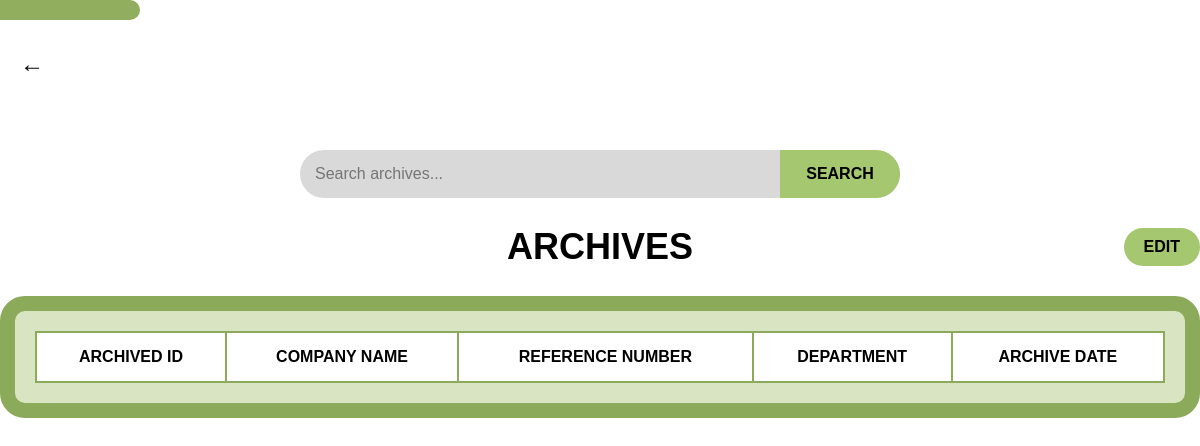
The app's page /AGQ/agq_archive.php, older data.
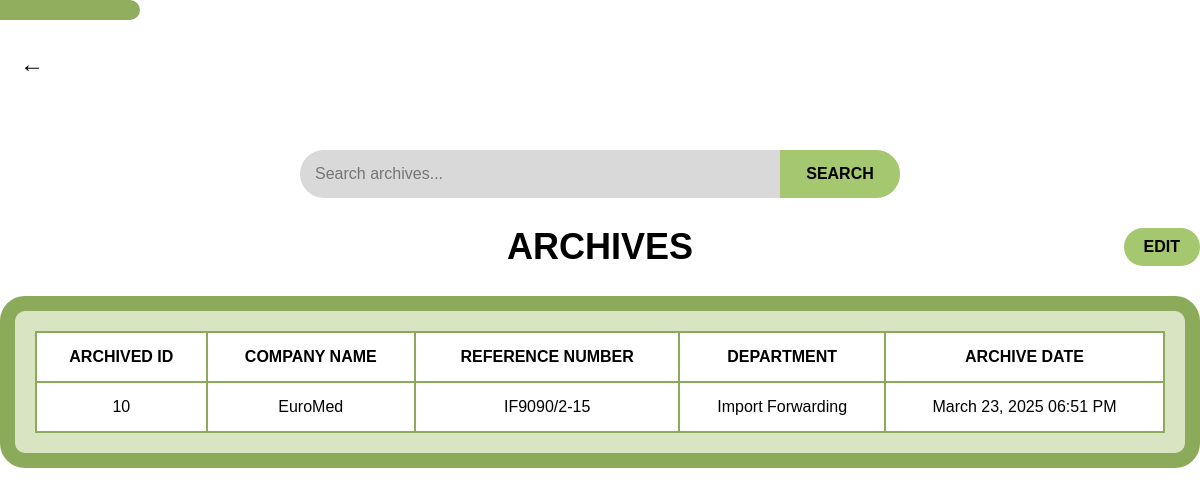
The same page, newer data.
### tables this page shows
CREATE TABLE `tbl_archive` (
  `archive_id` int(11) NOT NULL,
  `Company_name` varchar(25) NOT NULL,
  `RefNum` varchar(25) DEFAULT NULL,
  `Department` varchar(25) DEFAULT NULL,
  `archive_date` timestamp NOT NULL DEFAULT current_timestamp() ON UPDATE current_timestamp()
);

### AGQ/agq_archive.php (the view, shortened to what this page needs)
<?php
require 'db_agq.php';
if (isset($_GET['search'])) {
    $searchTerm = "%" . $_GET['search'] . "%";
    $stmt = $conn->prepare("SELECT archive_id, RefNum, Company_name, Department, archive_date FROM tbl_archive
                            WHERE archive_id LIKE ? OR RefNum LIKE ? OR Company_name LIKE ? OR Department LIKE ?");
    if (!$stmt) {
        die(json_encode(["success" => false, "message" => "SQL Error: " . $conn->error]));
    }
    $stmt->bind_param("ssss", $searchTerm, $searchTerm, $searchTerm, $searchTerm);
    $stmt->execute();
    $result = $stmt->get_result();
    $archived = [];
    while ($archive = $result->fetch_assoc()) {
        $archived[] = $archive;
    }
    echo json_encode(["success" => true, "archived" => $archived]);
    exit;
} else {
    $query = "SELECT archive_id, RefNum, Company_name, Department, archive_date FROM tbl_archive";
    $result = $conn->query($query);
    $archived = [];
    while ($archive = $result->fetch_assoc()) {
        $archived[] = $archive;
    }
}
?>
<!DOCTYPE html>
<html lang="en">
<head>
    <link rel="stylesheet" type="text/css" href="../css/archive.css">
</head>
<body>
    <div class="top-container">
        <div class="dept-container">
            <div class="dept-label">
            </div>
        </div>
    </div>
    <a href="agq_dashCatcher.php" style="text-decoration: none; color: black; font-size: x-large; position: absolute; left: 20px; top: 50px;">←</a>
    <div class="search-container">
        <input type="text" class="search-input" placeholder="Search archives..." />
        <button class="search-button" id="search-button">SEARCH</button>
    </div>
    <div class="header-container">
        <div class="table-title">
            <h1>ARCHIVES</h1>
        </div>
        <div class="undo-button-container">
            <button class="undo-button" onclick="openModal()">EDIT</button>
        </div>
    </div>
    <div class="container">
        <table id="archivesTable">
            <thead>
                <tr>
                    <th>ARCHIVED ID</th>
                    <th>COMPANY NAME</th>
                    <th>REFERENCE NUMBER</th>
                    <th>DEPARTMENT</th>
                    <th>ARCHIVE DATE</th>
                </tr>
            </thead>
            <tbody id="tableBody">
                <?php
                foreach ($archived as $row) {
                    $formatted_date = !empty($row['archive_date'])
                        ? date("F d, Y h:i A", strtotime($row['archive_date']))
                        : 'No Date Available';
                    echo "<tr>";
                    echo "<td>" . htmlspecialchars($row["archive_id"]) . "</td>";
                    echo "<td>" . htmlspecialchars($row["Company_name"]) . "</td>";
                    echo "<td>" . htmlspecialchars($row["RefNum"]) . "</td>";
                    echo "<td>" . htmlspecialchars($row["Department"]) . "</td>";
                    echo "<td>" .  $formatted_date  . "</td>";
                    echo "</tr>";
                }
                ?>
            </tbody>
        </table>
    </div>
</body>
</html>

### css/archive.css (style rules this page uses)
* { box-sizing: border-box; }
body { font-family: "IBM Plex Sans", Arial, Helvetica; margin: 0; display: flex; flex-direction: column; align-items: center; min-height: 100vh; }
.top-container { display: flex; flex-direction: row; align-items: flex-start; width: 100%; padding-bottom: 10px; align-items: flex-start; }
.dept-container { position: relative; display: flex; flex-direction: column; justify-content: space-between; height: 120px; width: 100%; }
.dept-label { background-color: rgb(144, 174, 94); color: white; font-size: 14px; text-align: start; padding: 10px 1px; width: fit-content; min-width: 140px; position: absolute; top: 0; left: 0; border-radius: 0 25px 25px 0; display: flex; align-items: center; justify-content: center; }
.search-container { width: 100%; max-width: 600px; margin: 20px 0 30px 0; display: flex; position: relative; }
.search-input { width: 100%; padding: 15px; border: none; border-radius: 25px; background-color: #d9d9d9; font-size: 16px; }
.search-button { position: absolute; right: 0; height: 100%; width: 120px; background-color: #a5c76f; color: black; font-weight: bold; border: none; border-radius: 0 25px 25px 0; cursor: pointer; font-size: 16px; }
.header-container { width: 100%; max-width: 1200px; display: flex; justify-content: space-between; align-items: center; margin-bottom: 30px; position: relative; }
.table-title { position: absolute; left: 0; right: 0; text-align: center; pointer-events: none; }
h1 { font-size: 36px; font-weight: bold; margin: 0; }
.undo-button { background-color: #a5c76f; border: none; color: black; padding: 10px 20px; text-align: center; text-decoration: none; display: inline-block; font-size: 16px; cursor: pointer; border-radius: 25px; z-index: 2; }
button { background-color: #8b9e62; color: white; border: none; padding: 10px; font-size: 16px; font-weight: bold; cursor: pointer; border-radius: 5px; }
.container { width: 100%; max-width: 1200px; background-color: #d8e4c2; border-radius: 25px; padding: 20px; border: 15px solid #8baa5a; margin-bottom: 50px; overflow-x: auto; }
table { width: 100%; border-collapse: collapse; background-color: #e8f0da; min-width: 600px; }
th { background-color: #fff; padding: 15px 10px; text-align: center; font-weight: bold; border: 2px solid #8baa5a; }
tr { background-color: #fff; }
td { padding: 15px 10px; border: 2px solid #8baa5a; height: 30px; text-align: center; }

Row changes from the older to the newer data that the page shows:
added tbl_archive: archive_id "10", Company_name "EuroMed", RefNum "IF9090/2-15", Department "Import Forwarding", archive_date "March 23, 2025 06:51 PM"
